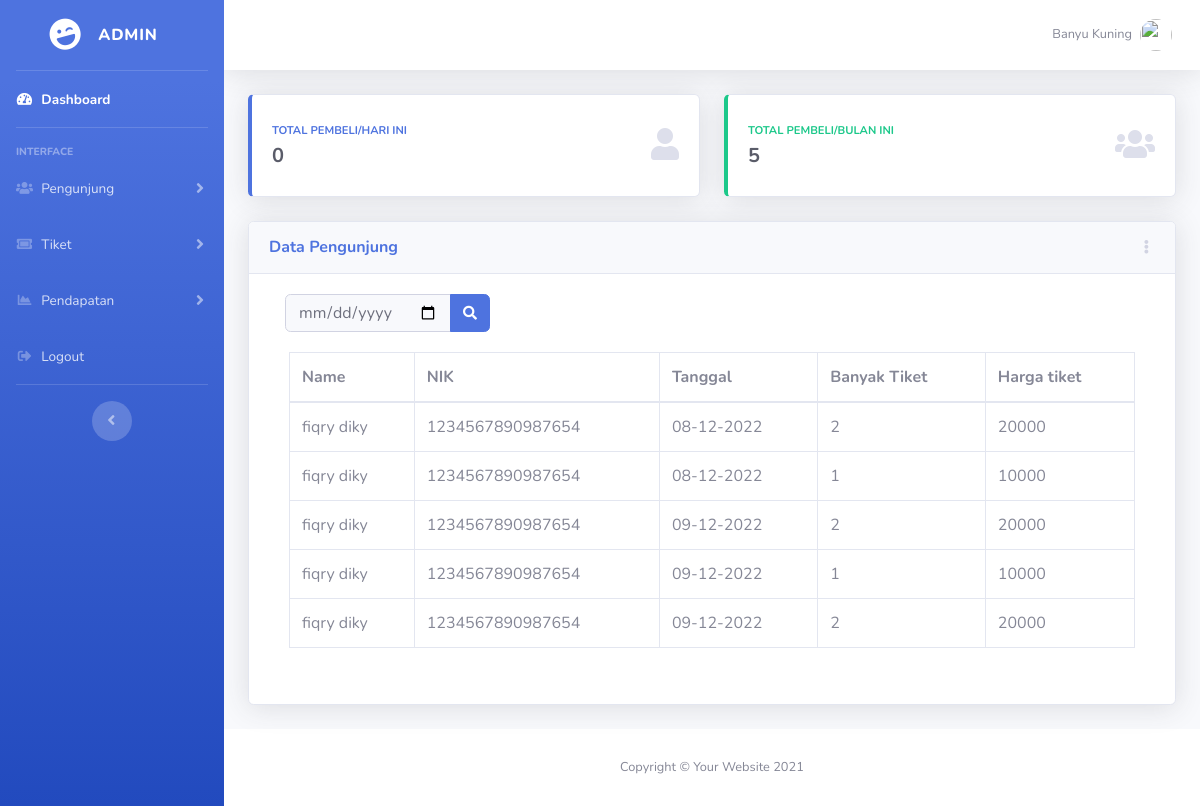
The page /admin/data_pengunjung.php on the database its author committed.
### tables this page shows
CREATE TABLE `pesan` (
  `id_pesan` int(11) NOT NULL,
  `id_user` int(11) NOT NULL,
  `id_tiket` int(11) NOT NULL,
  `jumlah` int(100) NOT NULL,
  `total` int(100) NOT NULL
);

CREATE TABLE `user` (
  `id_user` int(11) NOT NULL,
  `name` varchar(100) NOT NULL,
  `nik` varchar(16) NOT NULL,
  `ttl` date NOT NULL,
  `email` varchar(100) NOT NULL,
  `password` varchar(250) NOT NULL,
  `level` varchar(255) NOT NULL
);

CREATE TABLE `tiket` (
  `id_tiket` int(11) NOT NULL,
  `tanggal` date DEFAULT NULL,
  `jumlah_tiket` int(11) DEFAULT NULL
);

### admin/data_pengunjung.php (the view, shortened to what this page needs)
<?php
include "../connect.php";
global $search;
    if($search == ''){
    $data = "SELECT*FROM pesan INNER JOIN user ON user.id_user = pesan.id_user JOIN tiket ON tiket.id_tiket = pesan.id_tiket";
    $hasil = mysqli_query($conn,$data);
    }else{
        $tampil = "SELECT*FROM pesan JOIN tiket ON pesan.id_tiket = tiket.id_tiket JOIN user ON user.id_user = pesan.id_user WHERE
                    tanggal LIKE '%".$search."%'
                    ORDER BY tanggal DESC";
        $hasil = mysqli_query($conn,$tampil);
    }
$tanggal_sekarang = date("Y-m-d");
$total_pengunjung = "SELECT * FROM pesan JOIN tiket ON pesan.id_tiket = tiket.id_tiket
                    WHERE tanggal = '$tanggal_sekarang'
                    ";
$hasil_pengunjung = mysqli_query($conn,$total_pengunjung);
if (empty($hasil_pengunjung)){
    $hasil_row = 0;
}else{
    $hasil_row = mysqli_num_rows($hasil_pengunjung);
}
$tanggal_awal = date("Y-m")."-01";
$tanggal_akhir = date("Y-m")."-31";
$total_pengunjung_bulan = "SELECT * FROM pesan JOIN tiket ON pesan.id_tiket = tiket.id_tiket
                   WHERE tanggal BETWEEN '$tanggal_awal' AND '$tanggal_akhir'
                    ";
$hasil_pengunjung_bulan = mysqli_query($conn,$total_pengunjung_bulan);
if (empty($hasil_pengunjung_bulan)){
    $hasil_row_bulan = 0;
}else{
    $hasil_row_bulan = mysqli_num_rows($hasil_pengunjung_bulan);
}
?>
<!DOCTYPE html>
<html lang="en">
<head>
    <link href="assets/vendor/fontawesome-free/css/all.min.css" rel="stylesheet" type="text/css">
    <link href="assets/css/sb-admin-2.min.css" rel="stylesheet">
</head>
<body id="page-top">
    <div id="wrapper">
            <ul class="navbar-nav bg-gradient-primary sidebar sidebar-dark accordion" id="accordionSidebar">
                <a class="sidebar-brand d-flex align-items-center justify-content-center" href="index.php">
                    <div class="sidebar-brand-icon rotate-n-15">
                        <i class="fas fa-laugh-wink"></i>
                    </div>
                    <div class="sidebar-brand-text mx-3">Admin</div>
                </a>
                <hr class="sidebar-divider my-0">
                <li class="nav-item active">
                    <a class="nav-link" href="index.php">
                        <i class="fas fa-fw fa-tachometer-alt"></i>
                        <span>Dashboard</span></a>
                </li>
                <hr class="sidebar-divider">
                <div class="sidebar-heading">
                    Interface
                </div>
                <li class="nav-item">
                    <a class="nav-link collapsed" href="#" data-toggle="collapse" data-target="#collapseTwo" aria-expanded="true" aria-controls="collapseTwo">
                        <i class="fas fa-fw fa-users"></i>
                        <span>Pengunjung</span>
                    </a>
                </li>
                <li class="nav-item">
                    <a class="nav-link collapsed" href="#" data-toggle="collapse" data-target="#collapseUtilities" aria-expanded="true" aria-controls="collapseUtilities">
                        <i class="fas fa-fw fa-ticket-alt"></i>
                        <span>Tiket</span>
                    </a>
                </li>
                <li class="nav-item">
                    <a class="nav-link collapsed" href="#" data-toggle="collapse" data-target="#collapsePages" aria-expanded="true" aria-controls="collapsePages">
                        <i class="fas fa-fw fa-chart-area"></i>
                        <span>Pendapatan</span>
                    </a>
                </li>
                <li class="nav-item">
                    <a class="nav-link" href="logout.php">
                        <i class="fas fa-fw fa-sign-out-alt"></i>
                        <span>Logout</span></a>
                </li>
                <hr class="sidebar-divider d-none d-md-block">
                <div class="text-center d-none d-md-inline">
                    <button class="rounded-circle border-0" id="sidebarToggle"></button>
                </div>
        </ul>
        <div id="content-wrapper" class="d-flex flex-column">
            <div id="content">
                <nav class="navbar navbar-expand navbar-light bg-white topbar mb-4 static-top shadow">
                    <ul class="navbar-nav ml-auto">
                        <li class="nav-item dropdown no-arrow">
                            <a class="nav-link dropdown-toggle" href="#" id="userDropdown" role="button"
                                data-toggle="dropdown" aria-haspopup="true" aria-expanded="false">
                                <span class="mr-2 d-none d-lg-inline text-gray-600 small">Banyu Kuning</span>
                                <img class="img-profile rounded-circle"
                                    src="assets/img/banyu kuning.JPG">
                            </a>
                        </li>
                    </ul>
                </nav>
                <div class="container-fluid">
                    <div class="row">
                        <div class="col-xl-6 col-md-6 mb-4">
                            <div class="card border-left-primary shadow h-100 py-2">
                                <div class="card-body">
                                    <div class="row no-gutters align-items-center">
                                        <div class="col mr-2">
                                            <div class="text-xs font-weight-bold text-primary text-uppercase mb-1">
                                                Total Pembeli/Hari ini</div>
                                            <div class="h5 mb-0 font-weight-bold text-gray-800"><?= $hasil_row;?> </div>
                                        </div>
                                        <div class="col-auto">
                                            <i class="fas fa-user    fa-2x text-gray-300"></i>
                                        </div>
                                    </div>
                                </div>
                            </div>
                        </div>
                        <div class="col-xl-6 col-md-6 mb-4">
                            <div class="card border-left-success shadow h-100 py-2">
                                <div class="card-body">
                                    <div class="row no-gutters align-items-center">
                                        <div class="col mr-2">
                                            <div class="text-xs font-weight-bold text-success text-uppercase mb-1">
                                                Total pembeli/bulan ini</div>
                                            <div class="h5 mb-0 font-weight-bold text-gray-800"><?php echo ($hasil_row_bulan)?></div>
                                        </div>
                                        <div class="col-auto">
                                            <i class="fas fa-users fa-2x text-gray-300"></i>
                                        </div>
                                    </div>
                                </div>
                            </div>
                        </div>
                    </div>
                    <div class="row">
                        <div class="col-xl-12 col-lg-7">
                            <div class="card shadow mb-4">
                                <div
                                    class="card-header py-3 d-flex flex-row align-items-center justify-content-between">
                                    <h6 class="m-0 font-weight-bold text-primary">Data Pengunjung</h6>
                                    <div class="dropdown no-arrow">
                                        <a class="dropdown-toggle" href="#" role="button" id="dropdownMenuLink"
                                            data-toggle="dropdown" aria-haspopup="true" aria-expanded="false">
                                            <i class="fas fa-ellipsis-v fa-sm fa-fw text-gray-400"></i>
                                        </a>
                                    </div>
                                </div>
                                <div class="card-body">
                                    <form class="d-none d-sm-inline-block form-inline mr-auto ml-md-3 my-2 my-md-0 mw-100 navbar-search" method="POST">
                                        <div class="input-group">
                                            <input type="date" class="form-control bg-light border-1 small"
                                                aria-label="search" aria-describedby="basic-addon2" name="search">
                                            <div class="input-group-append">
                                                <button class="btn btn-primary" type="submit" name="submit">
                                                    <i class="fas fa-search fa-sm"></i>
                                                </button>
                                            </div>
                                        </div>
                                    </form>
                                <div class="card-body">
                            <div class="table-responsive">
                            <table class="table table-bordered" id="dataTable" width="100%" cellspacing="0">
                                    <thead>
                                        <tr>
                                            <th>Name</th>
                                            <th>NIK</th>
                                            <th>Tanggal</th>
                                            <th>Banyak Tiket</th>
                                            <th>Harga tiket</th>
                                        </tr>
                                    </thead>
                                    <tbody>
                                        <?php
                                            while ($row = mysqli_fetch_array($hasil)){
                                        ?>
                                        <tr>
                                            <td><?=$row['name'] ?></td>
                                            <td><?=$row['nik'] ?></td>
                                            <td><?= date('d-m-Y', strtotime( $row['tanggal']))?></td>
                                            <td><?=$row['jumlah']?></td>
                                            <td><?=$row['total']?></td>
                                        </tr>
                                        <?php } ?>
                                    </tbody>
                                </table>
                            </div>
                        </div>
                                </div>
                            </div>
                        </div>
                    </div>
                </div>
            </div>
            <footer class="sticky-footer bg-white">
                <div class="container my-auto">
                    <div class="copyright text-center my-auto">
                        <span>Copyright &copy; Your Website 2021</span>
                    </div>
                </div>
            </footer>
        </div>
    </div>
</body>
</html>

### rows shown on the page
pesan: id_user.name "fiqry diky", id_user.nik "1234567890987654", id_tiket.tanggal "08-12-2022", jumlah "2", total "20000"
pesan: id_user.name "fiqry diky", id_user.nik "1234567890987654", id_tiket.tanggal "08-12-2022", jumlah "1", total "10000"
pesan: id_user.name "fiqry diky", id_user.nik "1234567890987654", id_tiket.tanggal "09-12-2022", jumlah "2", total "20000"
pesan: id_user.name "fiqry diky", id_user.nik "1234567890987654", id_tiket.tanggal "09-12-2022", jumlah "1", total "10000"
pesan: id_user.name "fiqry diky", id_user.nik "1234567890987654", id_tiket.tanggal "09-12-2022", jumlah "2", total "20000"

### other values the page prints
$hasil_row "0"
$hasil_row_bulan "5"
